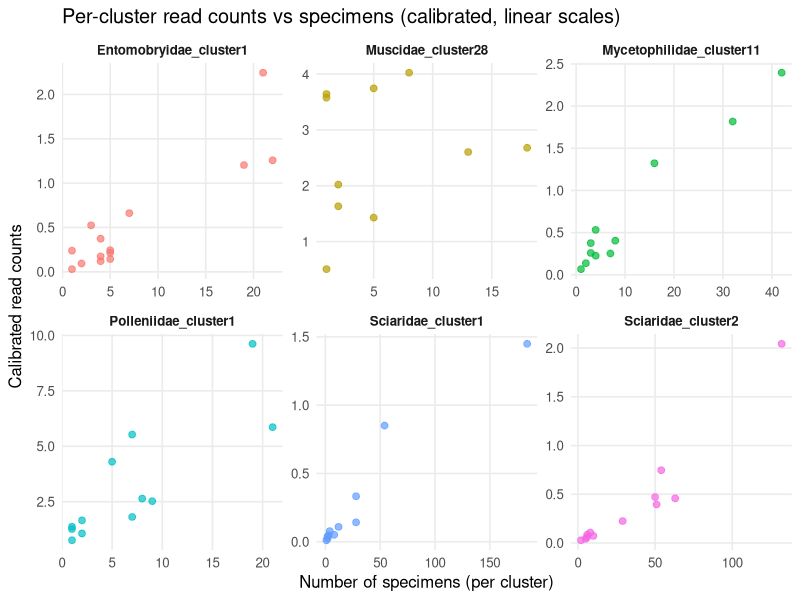
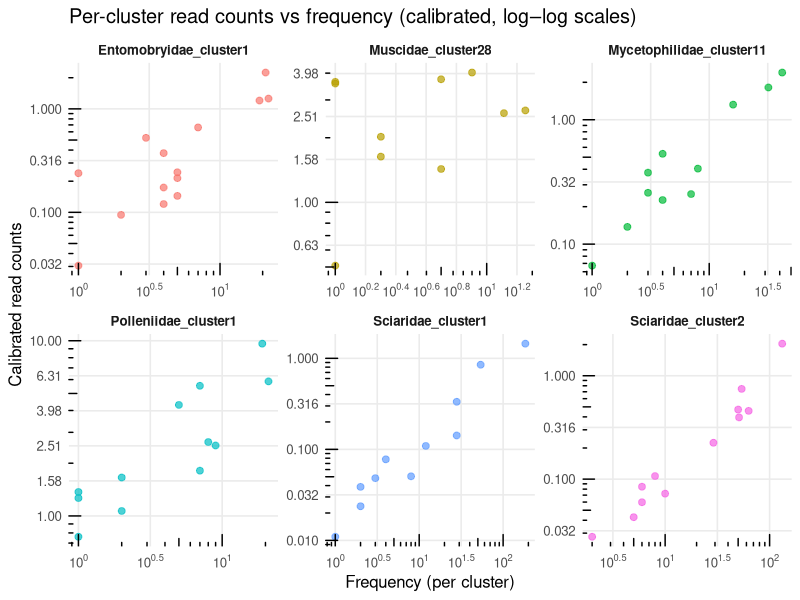

Recreate these plots in R, in order.
# 0) load all needed packages
library(data.table)
library(dplyr)
library(tidyr)
library(ggplot2)
library(scales)

# 1) define the six bio‐spike clusters
bio_spikes <- c(
  "Blattidae_cluster1",
  "Gryllidae_cluster1",
  "Gryllidae_cluster2",
  "Drosophilidae_cluster1",
  "Drosophilidae_cluster2",
  "Drosophilidae_cluster3"
)

## 2) read & filter ground_truth (keep only positive Freq)
ground_truth <- fread("Ground_truth_ordered.tsv", header = TRUE)
gt_filt      <- ground_truth %>% filter(Freq > 0)

# 2a) keep only clusters occurring in ≥10 distinct samples
clusters_keep <- gt_filt %>%
  group_by(Species) %>%                         # assumes column is named "Species"
  summarise(n_samples = n_distinct(Sample_no), .groups = "drop") %>%
  filter(n_samples >= 10) %>%
  pull(Species)

# 2b) drop all other clusters from gt_filt
gt_filt <- gt_filt %>% filter(Species %in% clusters_keep)

# 3) total specimens per sample (for kept clusters; kept for sanity checks if needed)
dataset <- gt_filt %>%
  group_by(Sample_no) %>%
  summarise(total_Freq = sum(Freq), .groups = "drop")

# 4) read counts and drop rows 1–2 (per your note)
counts_raw <- read.table(
  "cleaned_nochimera_MATCHED_cluster_counts_ELA001_HOMOGEN.csv",
  sep = ";", header = TRUE
)
counts <- counts_raw[-c(1, 2), ]

# 4a) filter counts to the same kept clusters
counts <- counts %>% filter(cluster %in% clusters_keep)

# 5) compute calibration factors = sum of reads of the 6 bio‐spikes per sample
spike_sums <- colSums(counts[counts$cluster %in% bio_spikes, -1, drop = FALSE], na.rm = TRUE)

# 6) calibrate: divide every cluster count by its sample’s spike‐sum
counts_cal <- counts
counts_cal[, -1] <- sweep(counts[, -1, drop = FALSE], 2, spike_sums, FUN = "/")

# 10) long format + sample indices + rename to "cluster"
sample_names <- names(counts_cal)[-1]
counts_long_cal <- counts_cal %>%
  pivot_longer(
    cols      = -cluster,
    names_to  = "Sample",
    values_to = "read_counts"
  ) %>%
  mutate(
    Sample_no = match(Sample, sample_names),  # assumes sample order matches 1..N
    cluster   = cluster
  ) %>%
  filter(read_counts > 0)

# --- Build plotting DF by joining calibrated reads with ground-truth Freq ---
# gt_filt has columns: Sample_no, Species, Freq  (Species==cluster here)
df_plot_cal <- counts_long_cal %>%
  left_join(
    gt_filt %>% select(Sample_no, Species, Freq) %>% rename(cluster = Species),
    by = c("Sample_no", "cluster")
  ) %>%
  filter(!is.na(Freq))   # keep pairs actually seen in ground truth

# A) drop spike‐ins first
df_plot_cal2 <- df_plot_cal %>%
  filter(!cluster %in% bio_spikes)

# B) keep only clusters with ≥10 positive points (after dropping spike-ins)
clusters_keep2 <- df_plot_cal2 %>%
  group_by(cluster) %>%
  summarise(n_pos = n_distinct(Sample_no), .groups = "drop") %>%
  filter(n_pos >= 10) %>%
  pull(cluster)

# C) subset for plotting
df_plot_cal2 <- df_plot_cal2 %>% filter(cluster %in% clusters_keep2)

# ——————————————————————————————————————————————
# 1) Linear‐scale facetted plot
#    Each facet’s dots are a distinct color by mapping colour=cluster (one cluster per facet)
p_faceted_linear <- ggplot(df_plot_cal2, aes(x = Freq, y = read_counts, colour = cluster)) +
  geom_point(alpha = 0.7, size = 2) +
  scale_x_continuous("Number of specimens (per cluster)") +
  scale_y_continuous("Calibrated read counts", labels = comma_format()) +
  labs(title = "Per-cluster read counts vs specimens (calibrated, linear scales)") +
  facet_wrap(~ cluster, ncol = 3, scales = "free") +
  guides(colour = "none") +      # hide legend; color is redundant with facet
  theme_minimal(base_size = 12) +
  theme(
    strip.text       = element_text(face = "bold"),
    panel.grid.minor = element_blank()
  )

ggsave("Per_cluster_faceted_linear.pdf", plot = p_faceted_linear, width = 9, height = 6)

# ——————————————————————————————————————————————
# 2) Log–log‐scale facetted plot
p_faceted_loglog <- ggplot(df_plot_cal2, aes(x = Freq, y = read_counts, colour = cluster)) +
  geom_point(alpha = 0.7, size = 2) +
  scale_x_log10(
    name   = "Frequency (per cluster)",
    breaks = trans_breaks("log10", function(x) 10^x),
    labels = trans_format("log10", math_format(10^.x))
  ) +
  scale_y_log10(
    name   = "Calibrated read counts",
    breaks = trans_breaks("log10", function(x) 10^x),
    labels = comma_format()
  ) +
  annotation_logticks(sides = "lb") +
  labs(title = "Per-cluster read counts vs frequency (calibrated, log–log scales)") +
  facet_wrap(~ cluster, ncol = 3, scales = "free") +
  guides(colour = "none") +
  theme_minimal(base_size = 12) +
  theme(
    strip.text       = element_text(face = "bold"),
    panel.grid.minor = element_blank()
  )

ggsave("Per_cluster_faceted_loglog.pdf", plot = p_faceted_loglog, width = 9, height = 6)